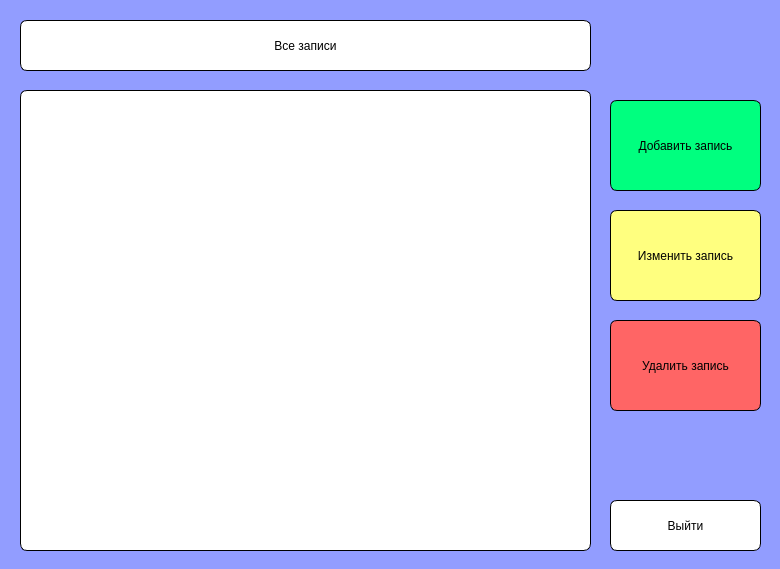
<?xml version="1.0" encoding="UTF-8"?>
<ui version="4.0">
 <class>MainWindow</class>
 <widget class="QMainWindow" name="MainWindow">
  <property name="enabled">
   <bool>true</bool>
  </property>
  <property name="geometry">
   <rect>
    <x>0</x>
    <y>0</y>
    <width>780</width>
    <height>569</height>
   </rect>
  </property>
  <property name="sizePolicy">
   <sizepolicy hsizetype="Fixed" vsizetype="Fixed">
    <horstretch>0</horstretch>
    <verstretch>0</verstretch>
   </sizepolicy>
  </property>
  <property name="minimumSize">
   <size>
    <width>780</width>
    <height>569</height>
   </size>
  </property>
  <property name="maximumSize">
   <size>
    <width>780</width>
    <height>569</height>
   </size>
  </property>
  <property name="tabletTracking">
   <bool>false</bool>
  </property>
  <property name="windowTitle">
   <string>Блокнот</string>
  </property>
  <property name="styleSheet">
   <string notr="true">background-color: rgb(146, 157, 255);

</string>
  </property>
  <property name="animated">
   <bool>true</bool>
  </property>
  <widget class="QWidget" name="centralwidget">
   <widget class="QPushButton" name="pushButton">
    <property name="geometry">
     <rect>
      <x>610</x>
      <y>100</y>
      <width>151</width>
      <height>91</height>
     </rect>
    </property>
    <property name="styleSheet">
     <string notr="true">QPushButton {
background-color: rgb(0, 255, 127);
font: 700 9pt &quot;Arial&quot;;
border: 1px solid rgb(0, 0, 0);
border-radius: 7px;
}
QPushButton:pressed {
background-color: rgb(255, 255, 255);
}</string>
    </property>
    <property name="text">
     <string>Добавить запись</string>
    </property>
   </widget>
   <widget class="QPushButton" name="pushButton_2">
    <property name="geometry">
     <rect>
      <x>610</x>
      <y>210</y>
      <width>151</width>
      <height>91</height>
     </rect>
    </property>
    <property name="styleSheet">
     <string notr="true">QPushButton {
background-color: rgb(255, 255, 127);
font: 700 9pt &quot;Arial&quot;;
border: 1px solid rgb(0, 0, 0);
border-radius: 7px;
}
QPushButton:pressed {
background-color: rgb(255, 255, 255);
}</string>
    </property>
    <property name="text">
     <string>Изменить запись</string>
    </property>
   </widget>
   <widget class="QPushButton" name="pushButton_3">
    <property name="geometry">
     <rect>
      <x>610</x>
      <y>320</y>
      <width>151</width>
      <height>91</height>
     </rect>
    </property>
    <property name="styleSheet">
     <string notr="true">QPushButton {
background-color: rgb(255, 101, 101);
font: 700 9pt &quot;Arial&quot;;
border: 1px solid rgb(0, 0, 0);
border-radius: 7px;
}

QPushButton:pressed {
background-color: rgb(255, 255, 255);
}</string>
    </property>
    <property name="text">
     <string>Удалить запись</string>
    </property>
   </widget>
   <widget class="QTableView" name="tableView">
    <property name="geometry">
     <rect>
      <x>20</x>
      <y>90</y>
      <width>571</width>
      <height>461</height>
     </rect>
    </property>
    <property name="styleSheet">
     <string notr="true">background-color: rgb(255, 255, 255);
font: 700 9pt &quot;Arial&quot;;
border: 1px solid rgb(0, 0, 0);
border-radius: 7px;</string>
    </property>
   </widget>
   <widget class="QLabel" name="label">
    <property name="geometry">
     <rect>
      <x>20</x>
      <y>20</y>
      <width>571</width>
      <height>51</height>
     </rect>
    </property>
    <property name="layoutDirection">
     <enum>Qt::LayoutDirection::LeftToRight</enum>
    </property>
    <property name="autoFillBackground">
     <bool>false</bool>
    </property>
    <property name="styleSheet">
     <string notr="true">background-color: rgb(255, 255, 255);
font: 700 9pt &quot;Arial&quot;;
border: 1px solid rgb(0, 0, 0);
border-radius: 7px;</string>
    </property>
    <property name="text">
     <string>Все записи</string>
    </property>
    <property name="alignment">
     <set>Qt::AlignmentFlag::AlignCenter</set>
    </property>
   </widget>
   <widget class="QPushButton" name="pushButton_5">
    <property name="geometry">
     <rect>
      <x>610</x>
      <y>500</y>
      <width>151</width>
      <height>51</height>
     </rect>
    </property>
    <property name="styleSheet">
     <string notr="true">QPushButton {
background-color: rgb(255, 255, 255);
font: 700 9pt &quot;Arial&quot;;
border: 1px solid rgb(0, 0, 0);
border-radius: 7px;
}
QPushButton:hover {
background-color: rgb(255, 0, 0);
}</string>
    </property>
    <property name="text">
     <string>Выйти</string>
    </property>
   </widget>
  </widget>
 </widget>
 <resources/>
 <connections/>
</ui>
